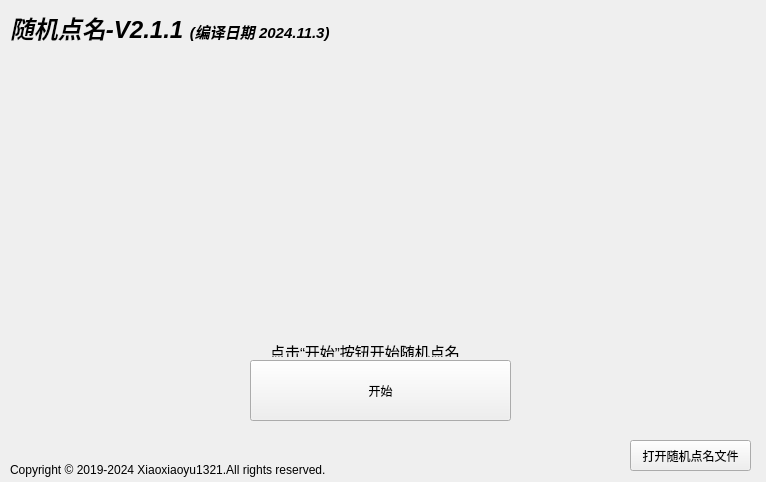
<?xml version="1.0" encoding="UTF-8"?>
<ui version="4.0">
 <class>MainWindow</class>
 <widget class="QMainWindow" name="MainWindow">
  <property name="geometry">
   <rect>
    <x>0</x>
    <y>0</y>
    <width>766</width>
    <height>482</height>
   </rect>
  </property>
  <property name="windowTitle">
   <string>随机点名</string>
  </property>
  <widget class="QWidget" name="centralwidget">
   <widget class="QLabel" name="label">
    <property name="geometry">
     <rect>
      <x>10</x>
      <y>10</y>
      <width>381</width>
      <height>31</height>
     </rect>
    </property>
    <property name="text">
     <string>&lt;html&gt;&lt;head/&gt;&lt;body&gt;&lt;p&gt;&lt;span style=&quot; font-size:18pt; font-weight:600; font-style:italic;&quot;&gt;随机点名-V2.1.1 &lt;/span&gt;&lt;span style=&quot; font-size:11pt; font-weight:600; font-style:italic;&quot;&gt;(编译日期 2024.11.3)&lt;/span&gt;&lt;/p&gt;&lt;/body&gt;&lt;/html&gt;</string>
    </property>
   </widget>
   <widget class="QLabel" name="label_2">
    <property name="geometry">
     <rect>
      <x>270</x>
      <y>340</y>
      <width>210</width>
      <height>17</height>
     </rect>
    </property>
    <property name="text">
     <string>&lt;html&gt;&lt;head/&gt;&lt;body&gt;&lt;p&gt;&lt;span style=&quot; font-size:11pt;&quot;&gt;点击“开始”按钮开始随机点名&lt;/span&gt;&lt;/p&gt;&lt;/body&gt;&lt;/html&gt;</string>
    </property>
   </widget>
   <widget class="QPushButton" name="Start_button">
    <property name="geometry">
     <rect>
      <x>250</x>
      <y>360</y>
      <width>261</width>
      <height>61</height>
     </rect>
    </property>
    <property name="text">
     <string>开始</string>
    </property>
   </widget>
   <widget class="QPushButton" name="OpenFile_button">
    <property name="geometry">
     <rect>
      <x>630</x>
      <y>440</y>
      <width>121</width>
      <height>31</height>
     </rect>
    </property>
    <property name="text">
     <string>打开随机点名文件</string>
    </property>
   </widget>
   <widget class="QLabel" name="Name_label">
    <property name="geometry">
     <rect>
      <x>210</x>
      <y>130</y>
      <width>351</width>
      <height>111</height>
     </rect>
    </property>
    <property name="minimumSize">
     <size>
      <width>351</width>
      <height>111</height>
     </size>
    </property>
    <property name="maximumSize">
     <size>
      <width>351</width>
      <height>111</height>
     </size>
    </property>
    <property name="text">
     <string>&lt;html&gt;&lt;head/&gt;&lt;body&gt;&lt;p align=&quot;center&quot;&gt;&lt;br/&gt;&lt;/p&gt;&lt;/body&gt;&lt;/html&gt;</string>
    </property>
   </widget>
   <widget class="QLabel" name="label_3">
    <property name="geometry">
     <rect>
      <x>10</x>
      <y>460</y>
      <width>381</width>
      <height>21</height>
     </rect>
    </property>
    <property name="text">
     <string>&lt;html&gt;&lt;head/&gt;&lt;body&gt;&lt;p&gt;&lt;span style=&quot; font-family:'思源黑体 CN Light','sans-serif';&quot;&gt;Copyright © 2019-2024 Xiaoxiaoyu1321.All rights reserved.&lt;/span&gt;&lt;/p&gt;&lt;/body&gt;&lt;/html&gt;</string>
    </property>
   </widget>
   <widget class="QLabel" name="status_label">
    <property name="geometry">
     <rect>
      <x>360</x>
      <y>435</y>
      <width>251</width>
      <height>31</height>
     </rect>
    </property>
    <property name="text">
     <string/>
    </property>
   </widget>
  </widget>
 </widget>
 <resources/>
 <connections/>
</ui>
